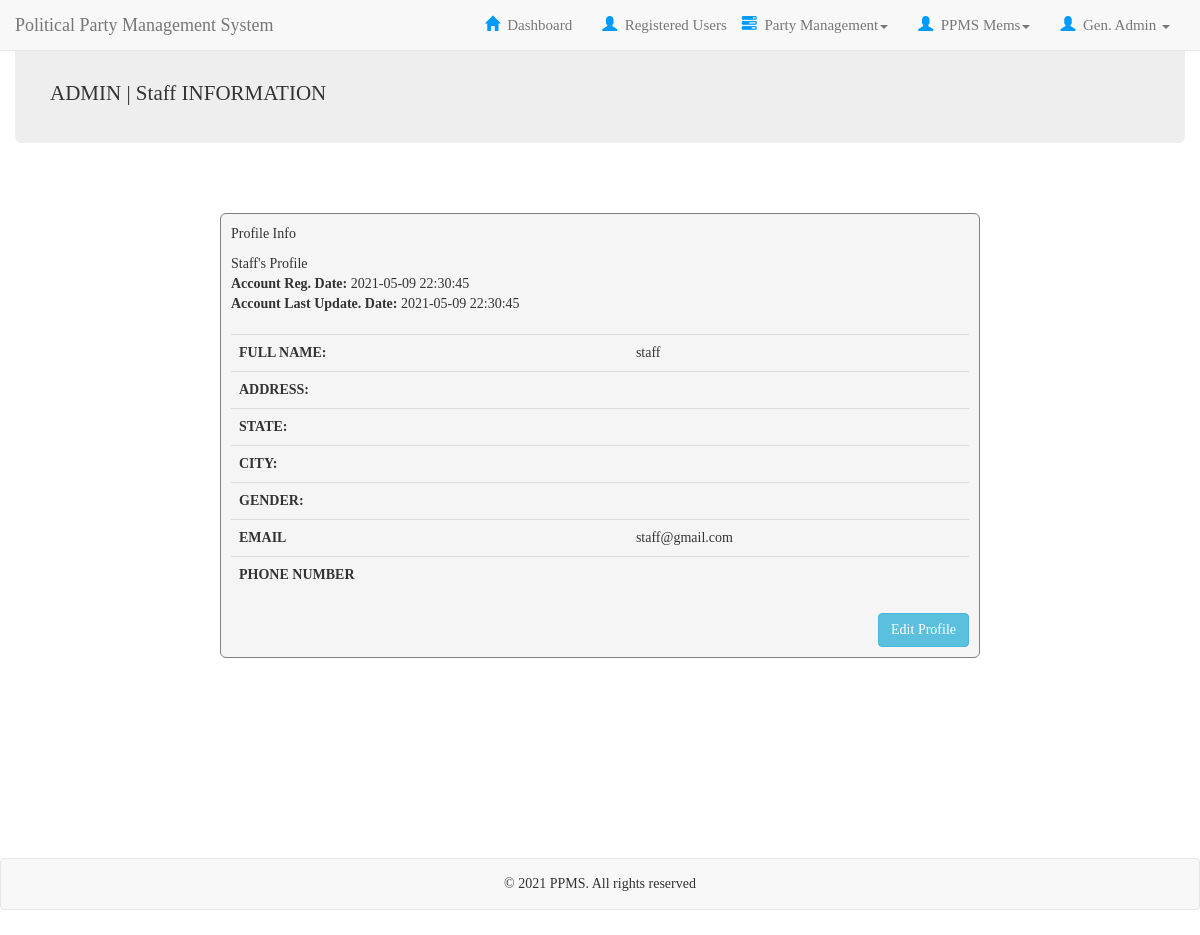
Screenshot of /admin/staff_info.php?stfId=2 (signed in) with the database file from the repository.
### tables this page shows
CREATE TABLE `staffs` (
  `stfId` int(50) NOT NULL,
  `stfFullName` varchar(50) NOT NULL,
  `stfAddress` longtext NOT NULL,
  `stfState` varchar(50) NOT NULL,
  `stfCity` varchar(50) NOT NULL,
  `stfGender` varchar(50) NOT NULL,
  `stfEmail` varchar(50) NOT NULL,
  `stfTelNumber` varchar(50) NOT NULL,
  `stfPassword` varchar(50) NOT NULL,
  `createDate` timestamp NOT NULL DEFAULT current_timestamp(),
  `updateDate` timestamp NOT NULL DEFAULT current_timestamp()
);

### admin/staff_info.php (the view, shortened to what this page needs)
<?php
	include("includes/log_header.php");
	require_once("db/connection.php");
	$id = $_GET['stfId'];
	$select = "SELECT * FROM staffs WHERE stfId = '$id'";
	$run = $conn->query($select);
	if ($run->num_rows > 0) {
		while ($row = $run->fetch_array()) {
			$stfId = $row['stfId'];
			$name = $row['stfFullName'];
			$address = $row['stfAddress'];
			$state = $row['stfState'];
			$city = $row['stfCity'];
			$gender = $row['stfGender'];
			$email = $row['stfEmail'];
			$number = $row['stfTelNumber'];
			$createDate = $row['createDate'];
			$updateDate = $row['updateDate'];
		}
	}
	else{
		echo "Something's wrong!<br>".$conn->error;
	}
?>
	<div class="container-fluid" style="">
		<div class="dash jumbotron" style="height: 100px; padding: 35px; margin-top: -4vh;">
			<p>ADMIN | Staff INFORMATION</p>
		</div>
	</div>
	<div class="container" style="margin-top: 5vh;">
		<div class="user-profile col-sm-8 col-sm-offset-2">
			<p>Profile Info</p>
			<address>
				Staff's Profile <br>
				<b>Account Reg. Date:</b> <?php echo $createDate; ?> <br>
				<b>Account Last Update. Date:</b> <?php echo $updateDate; ?> <br>
			</address>
			<table class="table table-responsive col-sm-12">
				<tr>
					<td><b>FULL NAME:</b></td>
					<td><?php echo $name; ?></td>
				</tr>
				<tr>
					<td><b>ADDRESS:</b></td>
					<td><?php echo $address; ?></td>
				</tr>
				<tr>
					<td><b>STATE:</b></td>
					<td><?php echo $state; ?></td>
				</tr>
				<tr>
					<td><b>CITY:</b></td>
					<td><?php echo $city; ?></td>
				</tr>
				<tr>
					<td><b>GENDER:</b></td>
					<td><?php echo $gender; ?></td>
				</tr>
				<tr>
					<td><b>EMAIL</b></td>
					<td><?php echo $email; ?></td>
				</tr>
				<tr>
					<td><b>PHONE NUMBER</b></td>
					<td><?php echo $number; ?></td>
				</tr>
			</table>
			<a href="update_staff.php?stfId=<?php echo $stfId; ?>"><button class="btn pull-right btn-md btn-info">Edit Profile</button></a>
		</div>
	</div>
<?php include("includes/footer.php"); ?>

### admin/includes/log_header.php (shortened to what this page needs)
<?php
	$accStatus = "Gen. Admin";
?>
<!DOCTYPE html>
<html lang="en">
<head>
    <link rel="stylesheet" type="text/css" href="includes/css/header.css">
    <link rel="stylesheet" type="text/css" href="css/footer.css">
    <link rel="stylesheet" href="https://maxcdn.bootstrapcdn.com/bootstrap/3.4.1/css/bootstrap.min.css">
    <link rel="stylesheet" type="text/css" href="css/bootstrap.min.css">
    <link rel="stylesheet" type="text/css" href="css/bootstrap-glyphicons.css">
</head>
<body style="">
	<nav class="navbar navbar-default navbar-fixed-top">
		<div class="container-fluid">
			<div class="navbar-header">
				<a class="navbar-brand" href="dashboard.php">Political Party Management System</a>
			</div>
			<div class="collapse navbar-collapse" id="Navbar-col">
				<ul class="nav navbar-nav navbar-right">
					<li><a class="dropdown-toggle" data-toggle="dropdown" href="admin_profile.php"><span class="glyphicon glyphicon-user"></span>&nbsp; <?php echo $_SESSION['admStatus']; ?> <span class="caret"></span></a>
					</li>
				</ul>
				<?php
					if ($_SESSION['admStatus'] == $accStatus) {
						?>
							<ul class="nav navbar-nav navbar-right">
								<li><a class="dropdown-toggle" data-toggle="dropdown" href="#"><span class="glyphicon glyphicon-user"></span>&nbsp; PPMS Mems<span class="caret"></span></a>
								</li>
							</ul>
						<?php
					}
				?>
				<ul class="nav navbar-nav navbar-right">
					<li><a class="dropdown-toggle" data-toggle="dropdown" href="#"><span class="glyphicon glyphicon-tasks"></span>&nbsp; Party Management<span class="caret"></span></a>
					</li>
				</ul>
				<ul class="nav navbar-nav navbar-right">
					<li class="">
						<a href="dashboard.php"><span class="glyphicon glyphicon-home"></span>&nbsp; Dashboard</a>
					</li>
					<li class="">
						<a href="users_list.php"><span class="glyphicon glyphicon-user"></span>&nbsp; Registered Users</a>
					</li>
				</ul>
			</div>
		</div>
	</nav>

### admin/includes/footer.php (shortened to what this page needs)
		<nav class="navbar navbar-default" style="margin-top: 25vh;">
			<div class="container-fluid">
				<div class="row">
					<div class="copyright">
						&copy; <?php echo date("Y");?><span class="text-bold text-uppercase"> ppms</span>. <span>All rights reserved</span>
					</div>
				</div>
			</div>
		</nav>
	</body>
</html>

### admin/includes/css/header.css (style rules this page uses)
body { margin: 0; padding: 0; font-family: "times new roman"; font-size: px; }

### admin/includes/log_header.php (style rules this page uses)
body { font-family: "times new roman"; margin: 0; padding: 0; margin-top: 10vh; }
nav a { font-size: 15px; }
a { transition: 0.5s; }
button { transition: 0.5s; }
.glyphicon { color: #0099FF; }

### admin/staff_info.php (style rules this page uses)
.user-profile { padding: 10px; border: 1px solid grey; border-radius: 6px; background-color: whitesmoke; }

### admin/includes/footer.php (style rules this page uses)
.copyright { text-align: center; padding: 15px; }

### rows the page displays
staffs: createDate "2021-05-09 22:30:45", updateDate "2021-05-09 22:30:45", stfFullName "staff", stfEmail "staff@gmail.com"

### other values shown
$_SESSION['admStatus'] "Gen. Admin"
